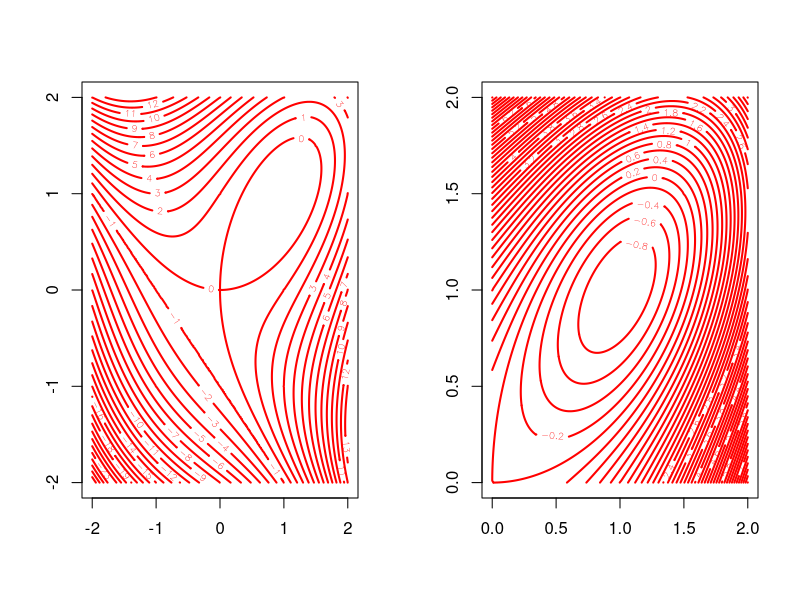

Here is the R script that generated this plot:
folium <- function (x, y) {
    z <- outer (x ^ 3, y ^ 3, "+")- 3 * outer (x,y)
}

par(mfrow=c(1,2))
x <- y <- seq (-2, 2, by = .01)
contour (x, y, folium (x, y), nlevels = 50, col = "RED", lwd = 2)
x <- y <- seq (0, 2, by = .01)
contour (x, y, folium (x, y), nlevels = 50, col = "RED", lwd = 2)
par(mfrow=c(1,1))